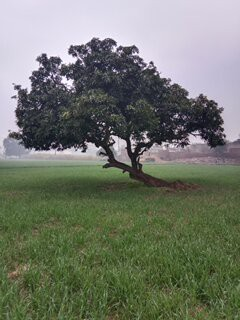
#> input picture 2. Data Sciences/2. Open CV/4th Phase/picture.jpg, 240 x 320 px, found by its file name
$ python '3. sharpening.py'
#> lines starting #> are read from the running program, lines starting #| are printed output that depends on the picture
import cv2
import numpy as np

# Use raw string for Windows file paths
image = cv2.imread(r"C:\Users\Zeeshan Ali\Desktop\AI-and-Machine-Learning\2. Data Sciences\2. Open CV\4th Phase\picture.jpg")
#> image is the input picture: shape (320, 240, 3); mean B, G, R 107.6, 119.9, 114.3

if image is None:
    print("Error: Image not found!")
    exit()

# Sharpening kernel (must be NumPy array)
sharpen_kernel = np.array([
    [0, -1, 0],
    [-1, 5, -1],
    [0, -1, 0]
])

# Apply filter
# ddepth = -1 means output image will have same depth as source
changed = cv2.filter2D(image, ddepth=-1, kernel=sharpen_kernel)
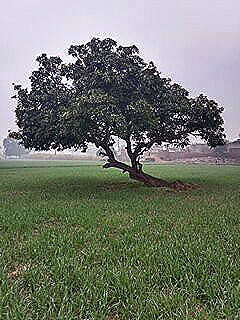
#> changed: shape (320, 240, 3); mean B, G, R 109, 120.8, 115.4

# Show images
cv2.imshow("Original Image", image)
cv2.imshow("Sharpened Image", changed)

cv2.waitKey(0)
cv2.destroyAllWindows()
